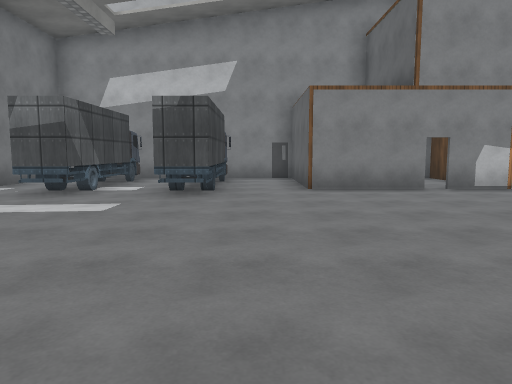
View 1 (above)

16 first-person views from a walk through a scene from a Unity 3-D project. The camera is 1.4 m above the floor, tilts 6° down and sees 70° across. The floor is counted in squares, 2 m on a side. Each view is taken from the middle of a square. On the plan, view 1 faces up. The plan holds only what a view shows up to about 11 squares ahead; the rest is blank. The place goes on beyond the plan. The player is left out. Door leaves are left out, so doorways stand open. Surface patterns are stand-ins for the level's own textures.

View 2
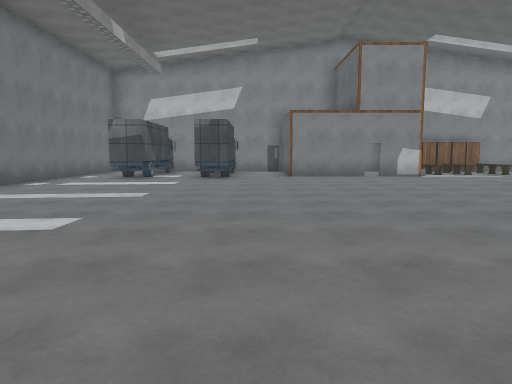

View 3
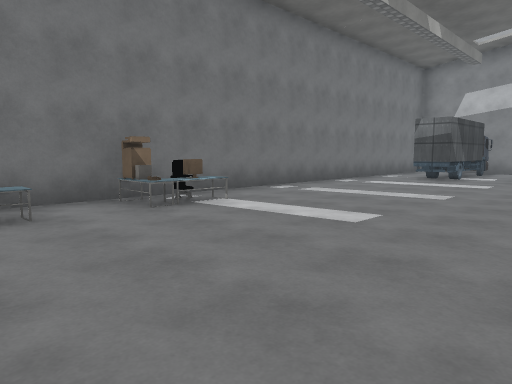

View 4
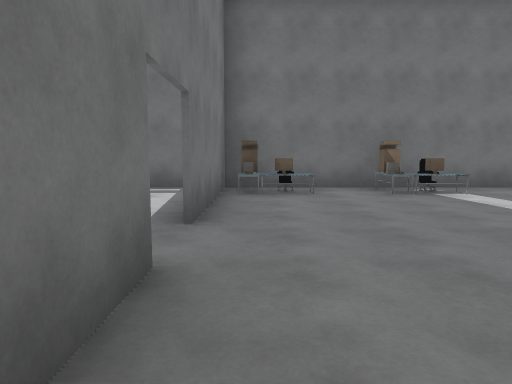

View 5
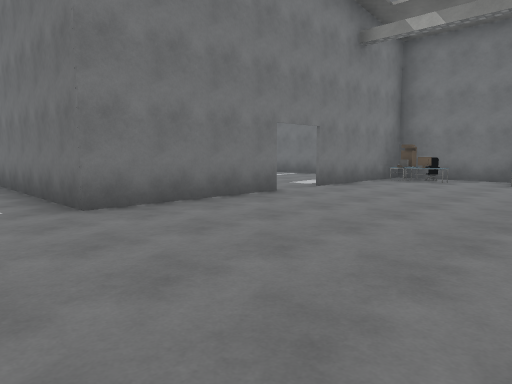

View 6
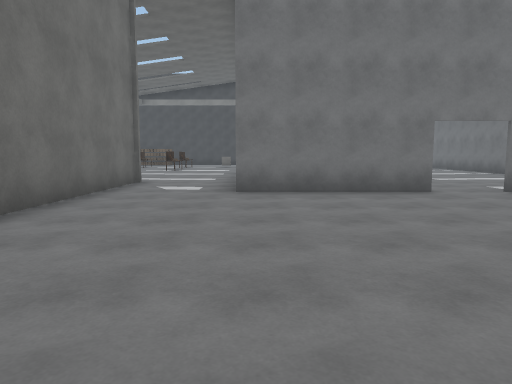

View 7
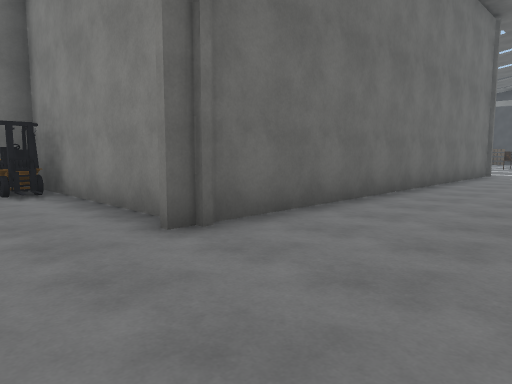

View 8
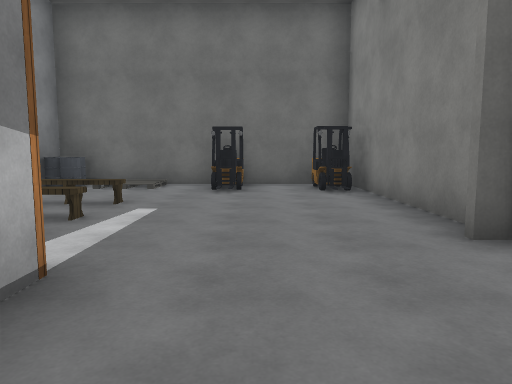

View 9
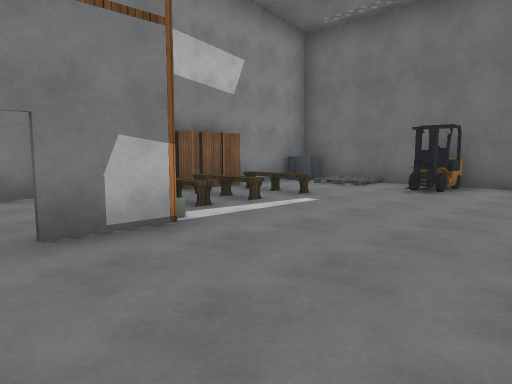

View 10
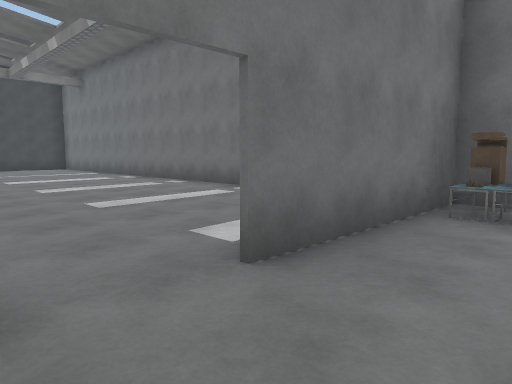

View 11
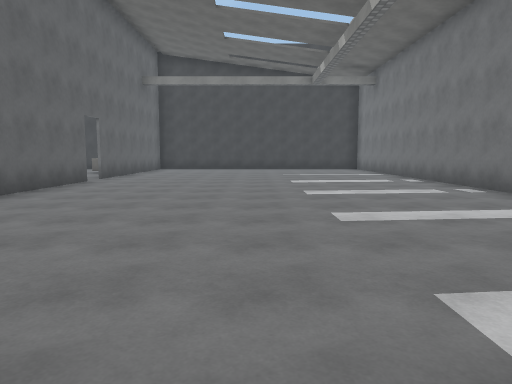

View 12
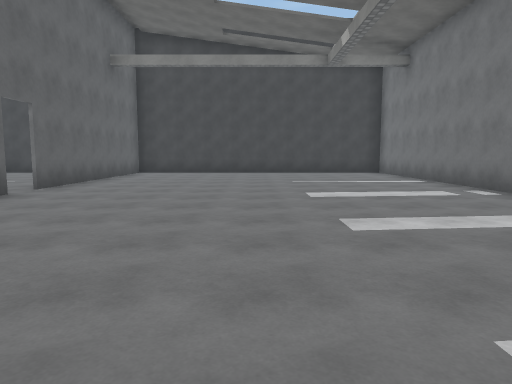

View 13
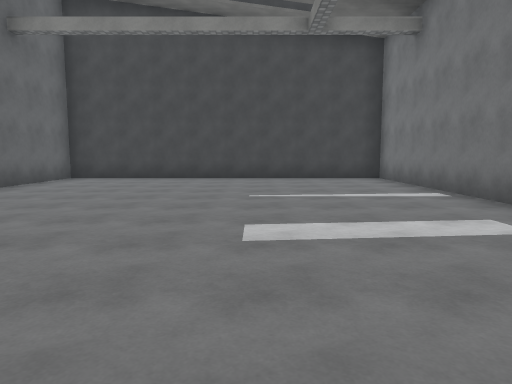

View 14
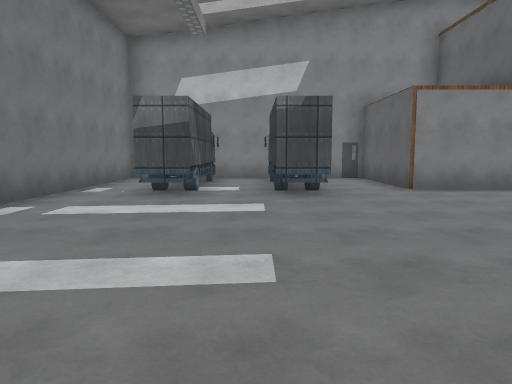

View 15
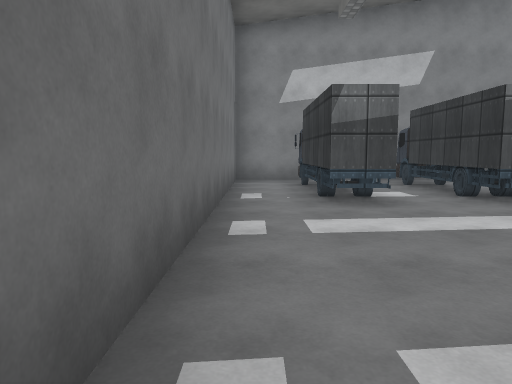

View 16
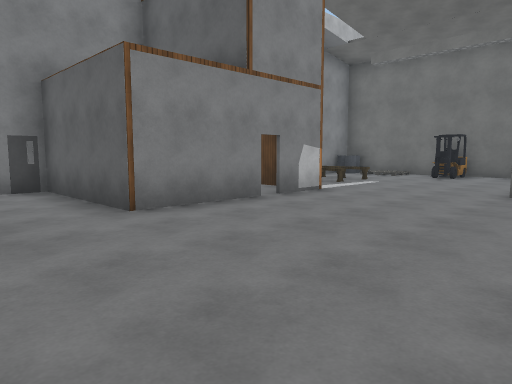

### Floor plan
Points are (right, up) in squares from view 1. A wall is a line through its corners. A room is listed if a view was taken in it or the views show most of it. See-through windows are left out.
Room 1 (views 1, 2, 3, 4, 5, 6, 7, 8, 9, 10, 11, 14, 15, 16)
walls: (3.4, 7.2) (1, 7.2) (1, 10.5) (-5.5, 10.5) (-5.5, -6.2); (-0.2, -4.6) (3.4, -4.6) (3.4, -8.4); (5.1, 7.2) (3.8, 7.2); (-5.6, -4.6) (-1.5, -4.6); (5.9, -7) (5.9, 4.2)
ways out: opening at (-5, -5) to room 2; opening at (-1, -5) to room 2; opening at (4.5, -7.5); opening at (6, 5.5); open door at (3.5, 7)
objects: other object (-5, -5); other object (-5, -4); other object (-5, -3); other object (-5, -2); other object (-5, -1); other object (-5, 0); other object (-4, -4); other object (-4, -3); other object (-4, -1); other object (-4, 6) to (-3, 9); other object (-1, 6) to (-1, 9)
Room 2 (views 12, 13)
walls: (3.3, -13.4) (3.3, -10); (-5.5, -9) (-5.5, -20.4) (3.3, -20.4) (3.3, -14.1)
ways out: opening at (-5, -5) to room 1; opening at (-1, -5) to room 1; opening at (3, -14)

Positions as (right, up) in squares from view 1, and headings:
1: (0, 0), facing up
2: (0, -4), facing up
3: (0, -4), facing up-left
4: (2, -4), facing left
5: (5, 0), facing down-left
6: (3, 2), facing down
7: (3, 6), facing down-right
8: (3, 6), facing right
9: (3, 4), facing up-right
10: (0, -3), facing down-left
11: (-1, -4), facing down
12: (-1, -7), facing down
13: (-2, -10), facing down
14: (-2, 0), facing up
15: (-5, 1), facing up
16: (-1, 3), facing up-right
